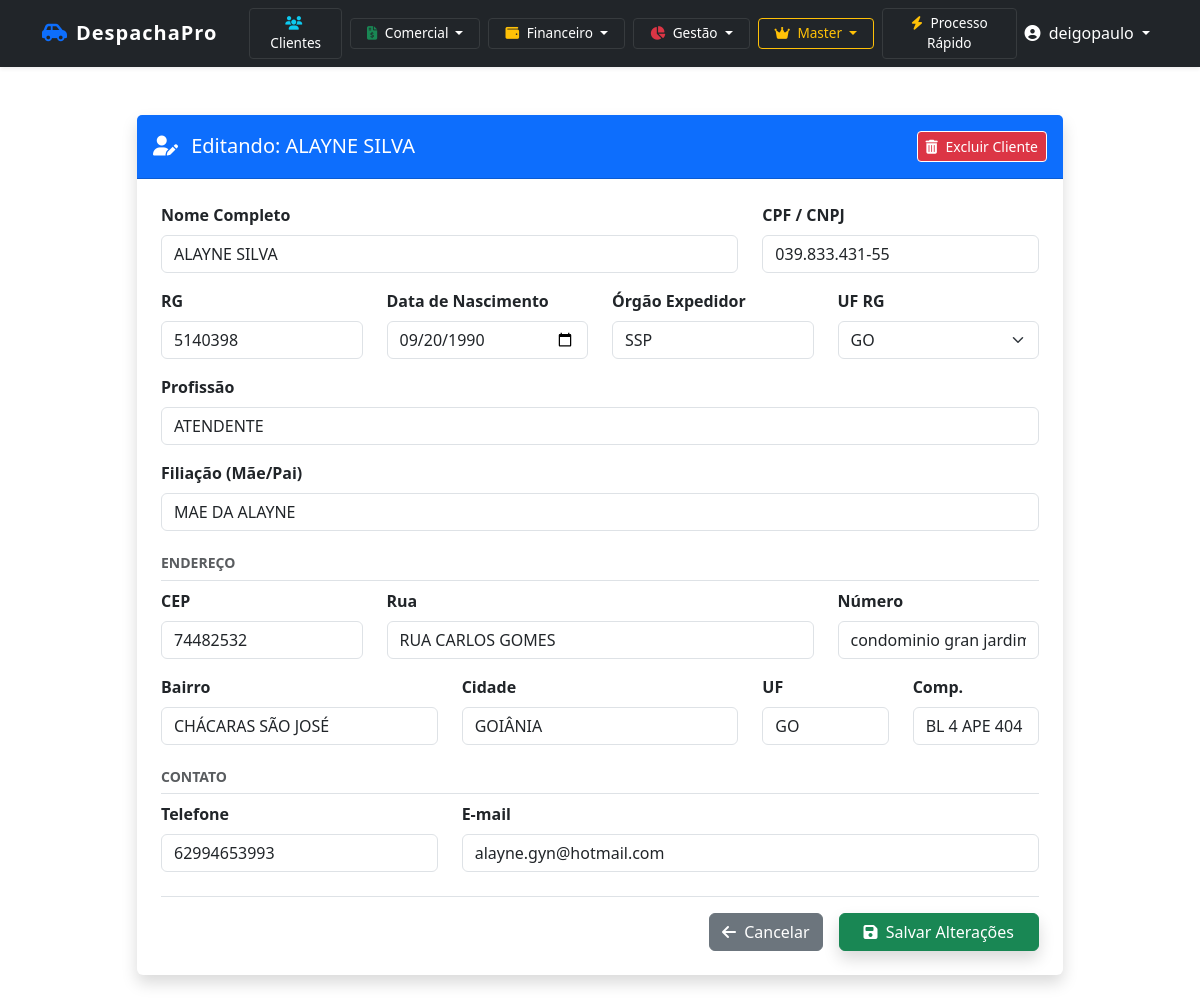
The app's page /cliente/editar/1/ (signed in) with its own data.
### cadastro/models.py (models this page shows, shortened)
class Cliente(models.Model):
    despachante = models.ForeignKey(Despachante, on_delete=models.CASCADE)
    nome = models.CharField(max_length=255, db_index=True)
    cpf_cnpj = models.CharField(max_length=18, db_index=True)
    rg = models.CharField(max_length=20, blank=True, null=True)
    orgao_expedidor = models.CharField(max_length=20, blank=True, null=True)
    uf_rg = models.CharField(max_length=2, blank=True, null=True, verbose_name="UF do RG")
    data_nascimento = models.DateField(null=True, blank=True, verbose_name="Data de Nascimento")
    naturalidade = models.CharField(max_length=100, blank=True, null=True)
    filiacao = models.CharField(max_length=200, blank=True, null=True, verbose_name="Filiação (Mãe/Pai)")
    estado_civil = models.CharField(max_length=50, blank=True, null=True)
    profissao = models.CharField(max_length=100, blank=True, null=True)
    rua = models.CharField(max_length=255)
    numero = models.CharField(max_length=50)
    quadra = models.CharField(max_length=50, blank=True, null=True)
    lote = models.CharField(max_length=50, blank=True, null=True)
    complemento = models.CharField(max_length=255, blank=True, null=True)
    bairro = models.CharField(max_length=100)
    cidade = models.CharField(max_length=100, default="Goiânia")
    uf = models.CharField(max_length=2, default="GO")
    cep = models.CharField(max_length=10)
    telefone = models.CharField(max_length=20)
    email = models.EmailField(blank=True, null=True)
    class Meta:
        verbose_name = "Cliente"
        verbose_name_plural = "Clientes"
        ordering = ['nome']
        indexes = [
            models.Index(fields=['despachante', 'nome']),
            models.Index(fields=['despachante', 'cpf_cnpj']),
        ]

### cadastro/views.py (the view)
# urls.py: path('cliente/editar/<int:id>/', views.editar_cliente, name='editar_cliente'),
@login_required
def editar_cliente(request, id):
    perfil = request.user.perfilusuario
    cliente = get_object_or_404(Cliente, id=id, despachante=perfil.despachante)
    if request.method == 'POST':
        form = ClienteForm(request.POST, instance=cliente)
        if form.is_valid():
            form.save()
            return redirect('lista_clientes')
    else:
        form = ClienteForm(instance=cliente)
    return render(request, 'clientes/editar_cliente.html', {'form': form})

### cadastro/templates/clientes/editar_cliente.html (shortened to what this page needs)
{% extends 'base.html' %}
{% block content %}
<div class="row justify-content-center">
    <div class="col-md-10">
        <div class="card shadow border-0 mt-4 mb-5">
            <div class="card-header bg-primary text-white py-3 d-flex justify-content-between align-items-center">
                <h5 class="mb-0">
                    <i class="fas fa-user-edit me-2"></i> Editando: {{ form.instance.nome }}
                </h5>
                {% if user.is_superuser or user.perfilusuario.tipo_usuario == 'ADMIN' %}
                    <button type="button" class="btn btn-danger btn-sm border-white" data-bs-toggle="modal" data-bs-target="#modalExcluirCliente">
                        <i class="fas fa-trash-alt me-1"></i> Excluir Cliente
                    </button>
                {% endif %}
            </div>
            <div class="card-body p-4">
                <form method="post">
                    <div class="row mb-3">
                        <div class="col-md-8">
                            <label class="form-label fw-bold">Nome Completo</label>
                            {{ form.nome }}
                        </div>
                        <div class="col-md-4">
                            <label class="form-label fw-bold">CPF / CNPJ</label>
                            {{ form.cpf_cnpj }}
                        </div>
                    </div>
                    <div class="row mb-3">
                        <div class="col-md-3">
                            <label class="form-label fw-bold">RG</label>
                            {{ form.rg }}
                        </div>
                        <div class="col-md-3">
                            <label class="form-label fw-bold">Data de Nascimento</label>
                            <input type="date" name="data_nascimento" class="form-control"
                                   value="{{ form.instance.data_nascimento|date:'Y-m-d'|default:'' }}">
                        </div>
                        <div class="col-md-3">
                            <label class="form-label fw-bold">Órgão Expedidor</label>
                            {{ form.orgao_expedidor }}
                        </div>
                        <div class="col-md-3">
                            <label class="form-label fw-bold">UF RG</label>
                            {{ form.uf_rg }}
                        </div>
                    </div>
                    <div class="row mb-3">
                        <div class="col-md-12">
                            <label class="form-label fw-bold">Profissão</label>
                            {{ form.profissao }}
                        </div>
                    </div>
                    <div class="row mb-3">
                        <div class="col-md-12">
                            <label class="form-label fw-bold">Filiação (Mãe/Pai)</label>
                            {{ form.filiacao }}
                        </div>
                    </div>
                    <h6 class="text-muted mt-4 border-bottom pb-2 text-uppercase small fw-bold">Endereço</h6>
                    <div class="row mb-3">
                        <div class="col-md-3">
                            <label class="form-label fw-bold">CEP</label>
                            {{ form.cep }}
                        </div>
                        <div class="col-md-6">
                            <label class="form-label fw-bold">Rua</label>
                            {{ form.rua }}
                        </div>
                        <div class="col-md-3">
                            <label class="form-label fw-bold">Número</label>
                            {{ form.numero }}
                        </div>
                    </div>
                    <div class="row mb-3">
                        <div class="col-md-4">
                            <label class="form-label fw-bold">Bairro</label>
                            {{ form.bairro }}
                        </div>
                        <div class="col-md-4">
                            <label class="form-label fw-bold">Cidade</label>
                            {{ form.cidade }}
                        </div>
                        <div class="col-md-2">
                            <label class="form-label fw-bold">UF</label>
                            {{ form.uf }}
                        </div>
                        <div class="col-md-2">
                            <label class="form-label fw-bold">Comp.</label>
                            {{ form.complemento }}
                        </div>
                    </div>
                    <h6 class="text-muted mt-4 border-bottom pb-2 text-uppercase small fw-bold">Contato</h6>
                    <div class="row mb-3">
                        <div class="col-md-4">
                            <label class="form-label fw-bold">Telefone</label>
                            {{ form.telefone }}
                        </div>
                        <div class="col-md-8">
                            <label class="form-label fw-bold">E-mail</label>
                            {{ form.email }}
                        </div>
                    </div>
                    <div class="d-grid gap-2 d-md-flex justify-content-md-end mt-4 border-top pt-3">
                        <a href="{% url 'lista_clientes' %}" class="btn btn-secondary me-md-2">
                            <i class="fas fa-arrow-left me-1"></i> Cancelar
                        </a>
                        <button type="submit" class="btn btn-success px-4 shadow">
                            <i class="fas fa-save me-1"></i> Salvar Alterações
                        </button>
                    </div>
                </form>
            </div>
        </div>
    </div>
</div>
{% endblock %}

### cadastro/templates/base.html (shortened to what this page needs)
<!DOCTYPE html>
<html lang="pt-br">
<head>
    {% load static %}
    <link href="{% static 'css/bootstrap.min.css' %}" rel="stylesheet">
    <link href="{% static 'css/custom.css' %}" rel="stylesheet">
    <link href="https://cdnjs.cloudflare.com/ajax/libs/font-awesome/6.4.0/css/all.min.css" rel="stylesheet">
</head>
<body>
<nav class="navbar navbar-expand-lg navbar-dark bg-dark sticky-top shadow-sm">
    <div class="container">
        <a class="navbar-brand d-flex align-items-center" href="{% url 'dashboard' %}">
            {% if user.is_authenticated and user.perfilusuario.despachante.logo %}
                <img src="{{ user.perfilusuario.despachante.logo.url }}" alt="Logo" class="me-2">
            {% else %}
                <i class="fas fa-car-side text-primary me-2"></i> DespachaPro
            {% endif %}
        </a>
        {% if user.is_authenticated %}
        <div class="collapse navbar-collapse" id="navbarNav">
            <ul class="navbar-nav me-auto align-items-center">
                <li class="nav-item ms-lg-3 mt-2 mt-lg-0">
                    <a href="{% url 'lista_clientes' %}" class="btn btn-nav-dark btn-sm px-3">
                        <i class="fas fa-users me-1 text-info"></i> Clientes
                    </a>
                </li>
                <li class="nav-item dropdown ms-lg-2 mt-2 mt-lg-0">
                    <a class="btn btn-nav-dark btn-sm px-3 dropdown-toggle" href="#" role="button" data-bs-toggle="dropdown">
                        <i class="fas fa-file-invoice-dollar me-1 text-success"></i> Comercial
                    </a>
                </li>
                {% if user.is_superuser or user.perfilusuario.tipo_usuario == 'ADMIN' %}
                <li class="nav-item dropdown ms-lg-2 mt-2 mt-lg-0">
                    <a class="btn btn-nav-dark btn-sm px-3 dropdown-toggle" href="#" role="button" data-bs-toggle="dropdown">
                        <i class="fas fa-wallet me-1 text-warning"></i> Financeiro
                    </a>
                </li>
                {% endif %}
                <li class="nav-item dropdown ms-lg-2 mt-2 mt-lg-0">
                    <a class="btn btn-nav-dark btn-sm px-3 dropdown-toggle" href="#" role="button" data-bs-toggle="dropdown">
                        <i class="fas fa-chart-pie me-1 text-danger"></i> Gestão
                    </a>
                </li>
                {% if user.is_superuser %}
                <li class="nav-item dropdown ms-lg-2 mt-2 mt-lg-0">
                    <a class="btn btn-nav-dark btn-sm px-3 dropdown-toggle border-warning text-warning" href="#" role="button" data-bs-toggle="dropdown">
                        <i class="fas fa-crown me-1"></i> Master
                    </a>
                </li>
                {% endif %}
                <li class="nav-item ms-lg-2 mt-2 mt-lg-0">
                    <a href="{% url 'cadastro_rapido' %}" class="btn btn-nav-dark btn-sm px-3">
                        <i class="fas fa-bolt me-1 text-warning"></i> Processo Rápido
                    </a>
                </li>
            </ul>
            <ul class="navbar-nav ms-auto">
                <li class="nav-item dropdown">
                    <a class="nav-link dropdown-toggle text-white" href="#" role="button" data-bs-toggle="dropdown">
                        <i class="fas fa-user-circle me-1"></i> {{ user.username }}
                    </a>
                </li>
            </ul>
        </div>
        {% endif %}
    </div>
</nav>
<div class="container mt-4 mb-5">
    {% block content %}{% endblock %}
</div>
</body>
</html>

### static/css/custom.css (style rules this page uses)
.navbar-brand { font-weight: 700; letter-spacing: 1px; }

### cadastro/templates/base.html (style rules this page uses)
.btn-nav-dark { background-color: #212529; color: #ffffff; border: 1px solid #373b3e; font-size: 0.85rem; transition: all 0.2s; }

### records on screen
Cliente: instance.nome "ALAYNE SILVA", nome "ALAYNE SILVA", cpf_cnpj "039.833.431-55", rg "5140398", data_nascimento "09/20/1990", orgao_expedidor "ssp", uf_rg "GO", profissao "ATENDENTE", filiacao "MAE DA ALAYNE", cep "74482532", rua "Rua Carlos Gomes", numero "condominio gran jardim", bairro "Chácaras São José", cidade "GOIÂNIA", uf "GO", complemento "bl 4 ape 404", telefone "62994653993", email "alayne.gyn@hotmail.com"

### other values on screen
{{ user.username }} "deigopaulo"
